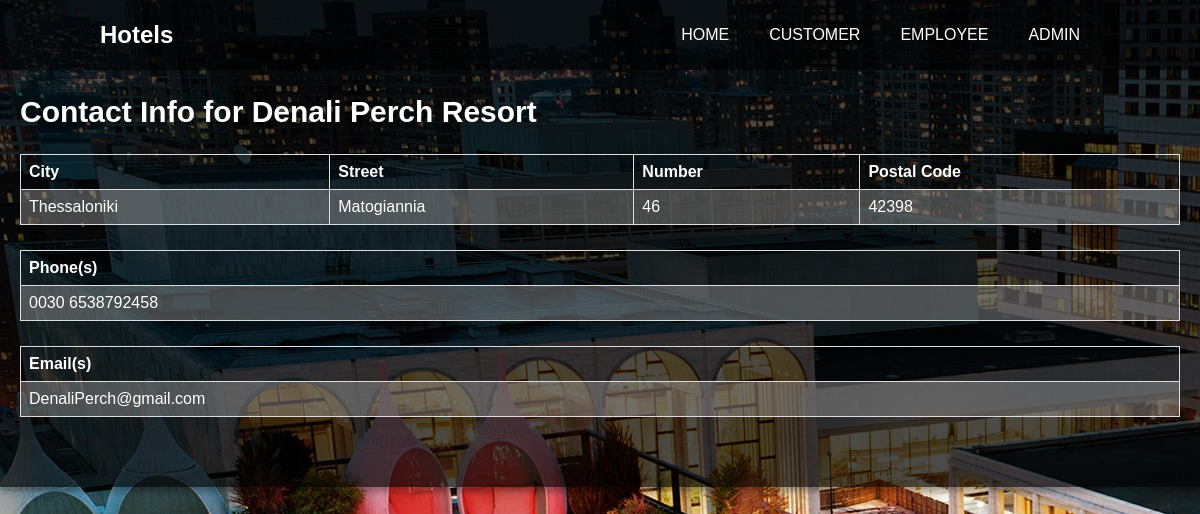
Page /site/contact_info_hotel.php?hotelid=4 on the committed database.
### tables this page shows
CREATE TABLE `hotel` (
  `Stars` TINYINT(1) NOT NULL,
  `Number_of_Rooms` INT(11) DEFAULT 0,
  `Hotel_ID` INT(11) NOT NULL AUTO_INCREMENT,
  `A_Street_H` VARCHAR(45) NOT NULL,
  `A_Number_H` VARCHAR(10) NOT NULL,
  `A_Postal_Code_H` VARCHAR(45) NOT NULL,
  `A_City_H` VARCHAR(45) NULL DEFAULT NULL,
  `Hotel_Group_ID_H` INT(11) NOT NULL,
  `Name_H` VARCHAR(45) NOT NULL UNIQUE,
  PRIMARY KEY (`Hotel_ID`),
  INDEX `Parent_Hotel_Group_idx` (`Hotel_Group_ID_H` ASC),
  CONSTRAINT `Parent_Hotel_Group`
    FOREIGN KEY (`Hotel_Group_ID_H`)
    REFERENCES `hotel_group` (`Hotel_Group_ID`)
    ON DELETE CASCADE
    ON UPDATE CASCADE
    );

CREATE TABLE `phone_hotel` (
  `Phone_H` VARCHAR(45) NOT NULL,
  `Phone_H_ID` INT(11) NOT NULL AUTO_INCREMENT,
  `Hotel_ID_phone` INT(11) NOT NULL,
  PRIMARY KEY (`Phone_H_ID`),
  INDEX `Hotel_ID (phone)` (`Hotel_ID_phone` ASC),
  CONSTRAINT `Hotel_ID (phone)`
    FOREIGN KEY (`Hotel_ID_phone`)
    REFERENCES `hotel` (`Hotel_ID`)
	ON DELETE CASCADE
    ON UPDATE CASCADE
    );

CREATE TABLE `email_hotel` (
  `Hotel_ID_email` INT(11) NOT NULL,
  `Email_H` VARCHAR(45) NOT NULL,
  `Email_H_ID` INT(11) NOT NULL AUTO_INCREMENT,
  PRIMARY KEY (`Email_H_ID`),
  INDEX `Hotel_ID (email)` (`Hotel_ID_email` ASC),
  CONSTRAINT `Hotel_ID (email)`
    FOREIGN KEY (`Hotel_ID_email`)
    REFERENCES `hotel` (`Hotel_ID`)
	ON DELETE CASCADE
    ON UPDATE CASCADE
    );

### site/contact_info_hotel.php (the view, shortened to what this page needs)
<?php
include_once('connect.php');
if (isset($_GET['hotelid'])){
  $hID = $_GET['hotelid'];
  $query = "SELECT * FROM hotel WHERE Hotel_ID = '$hID'";
  $query2 = "SELECT * FROM phone_hotel WHERE Hotel_ID_phone = '$hID'";
  $query3 = "SELECT * FROM email_hotel WHERE Hotel_ID_email = '$hID'";
  $results = mysqli_query($con, $query);
  $phones = mysqli_query($con, $query2);
  $emails = mysqli_query($con, $query3);
  echo '<html>';
  echo '<head>';
  $row = mysqli_fetch_array($results);
  echo '</head>';
  echo '<body>';
  echo '<div id="results">';
  echo '<table width="500px">';
  echo "<h2>Contact Info for ".$row['Name_H']."</h2>";
  if (mysqli_num_rows($results) == 0){
    echo "No results found! :(";
  }
  else {
    echo '<tr>';
    echo "<td><b>City</b></td>";
    echo "<td><b>Street</b></td>";
    echo "<td><b>Number</b></td>";
    echo "<td><b>Postal Code</b></td>";
    echo "</tr>\n";
    echo "<tr>";
    echo "<td>".$row['A_City_H']."</td>";
    echo "<td>".$row['A_Street_H']."</td>";
    echo "<td>".$row['A_Number_H']."</td>";
    echo "<td>".$row['A_Postal_Code_H']."</td>";
    echo "</tr>\n";
    echo '</table>';
    echo '<table>';
    echo '<tr>';
    echo "<td><b>Phone(s)</b></td>";
    echo "</tr>\n";
    while($row2 = mysqli_fetch_array($phones))
    {
        echo "<tr>";
        echo "<td>".$row2['Phone_H']."</td>";
        echo "</tr>\n";
    }
    echo '</table>';
    echo '<table>';
    echo '<tr>';
    echo "<td><b>Email(s)</b></td>";
    echo "</tr>\n";
    while($row3 = mysqli_fetch_array($emails))
    {
        echo "<tr>";
        echo "<td>".$row3['Email_H']."</td>";
        echo "</tr>\n";
    }
  }
  echo '</table>';
  echo '</div>';
  echo '</body>';
  echo '</html>';
  echo '<nav>
    <div class="brand">
      <h2>Hotels</h2>
    </div>
    <ul>
      <li><a href="hotels.php">Home</a></li>
      <li><a href="customer_login.php">Customer</a></li>
      <li><a href="employee_login.php">Employee</a></li>
      <li><a href="admin_login.php">Admin</a></li>
    </ul>
  </nav>';
}
?>

### site/contact_info_hotel.php (style rules this page uses)
body { background-image:url("hotels.jpg"); // background-repeat : no-repeat; margin: 0; padding: 0; font-family: "Trebuchet MS", Verdana, sans-serif; }
table { font-family: "Trebuchet MS", Verdana, sans-serif; color: #fff; border-collapse: collapse; width: 100%; }
td, th { border: 1px solid #dddddd; text-align: left; padding: 8px; }
tr:nth-child(even) { background-color: rgba(168, 168, 168, 0.4); }
#results { background: rgba(0, 0, 0, 0.7); color: #fff; // top: 55%; // left: 55%; // position: absolute; // transform: translate(-50%,-50%); box-sizing: border-box; padding: 70px 20px; font-size : 20px; box-shadow: 0 0 20px 0 rgba(0, 0, 0, 0.2), 0 5px 5px 0 rgba(0, 0, 0, 0.24); }
nav { position: fixed; top: 0; left: 0; width: 100%; height: 70px; background: rgba(0,0,0,0.6); padding: 0 100px; box-sizing: border-box; }
nav .brand { float: left; height: 100%; line-height: 70px; }
nav .brand h2 { margin: 0; padding: 0; color: #fff; }
nav ul { float: right; display: flex; margin: 0; padding: 0; }
nav ul li { list-style: none; }
nav ul li a { position: relative; display: block; height: 70px; line-height: 70px; padding: 0 20px; box-sizing: border-box; color: #fff; text-decoration: none; text-transform: uppercase; transition: .5s; }
nav ul li a { display: block; }

### rows in the picture
hotel: Name_H "Denali Perch Resort", A_City_H "Thessaloniki", A_Street_H "Matogiannia", A_Number_H "46", A_Postal_Code_H "42398"
phone_hotel: Phone_H "0030 6538792458"
email_hotel: Email_H "DenaliPerch@gmail.com"
